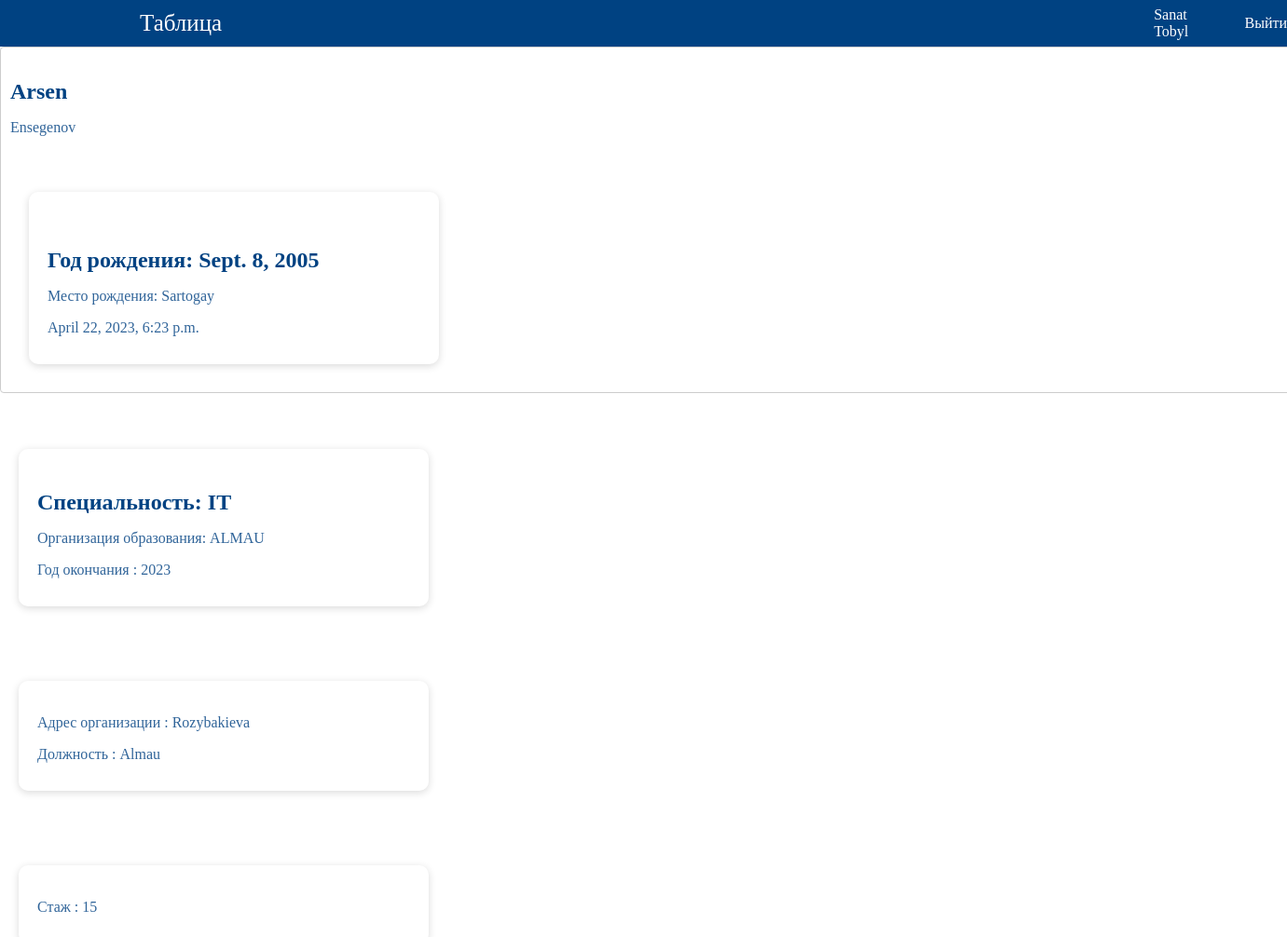
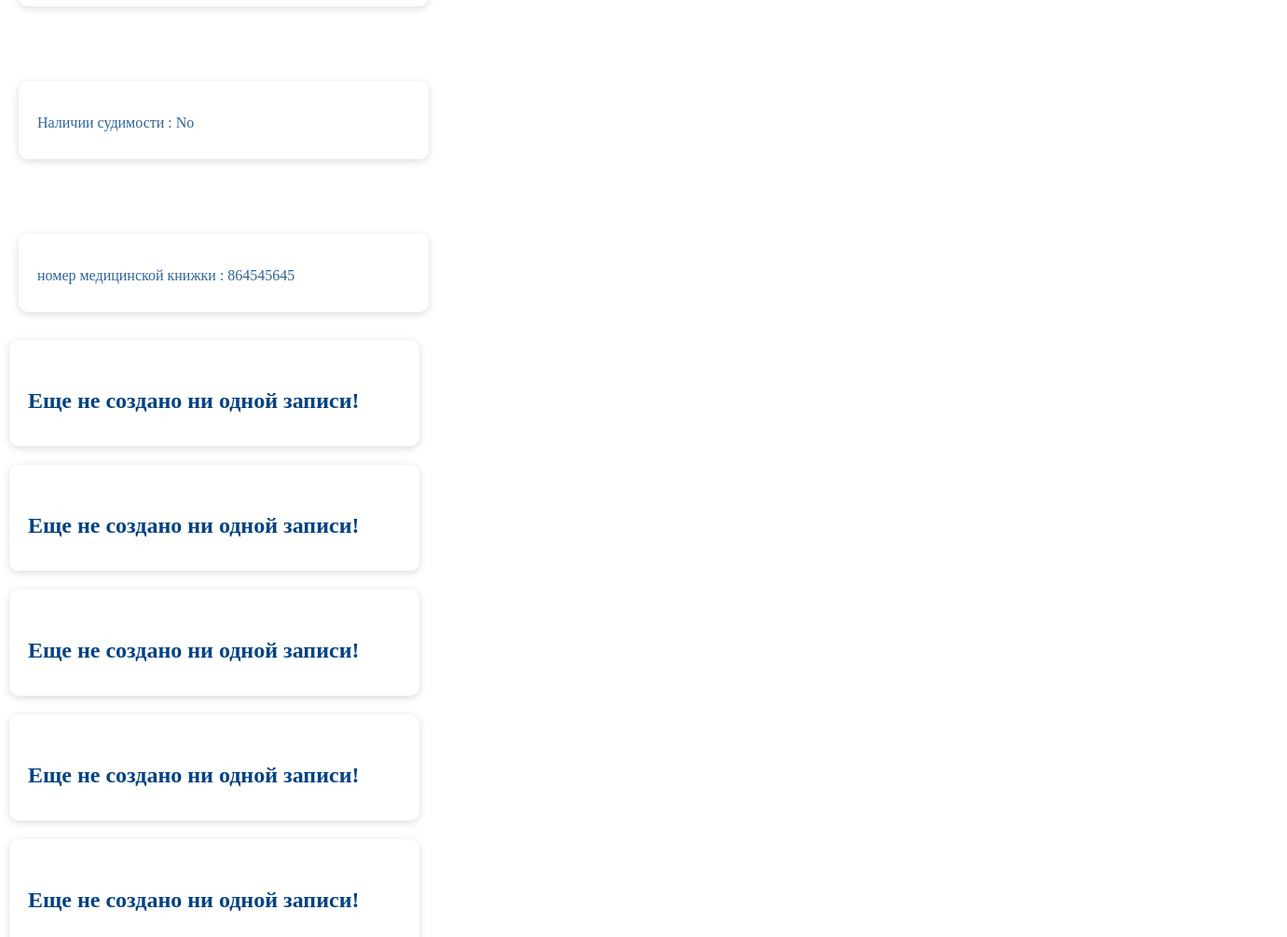
The page /info1/9/ (signed in) on the database its author committed (2 pictures, top to bottom).
### info1/models.py (models this page shows)
class User_name(models.Model):
    firstname = models.CharField(null=False, max_length=255)
    secondname = models.CharField(null=False, max_length=255, default='')
    created_at = models.DateTimeField(auto_now_add=True)
    owner = models.ForeignKey(User, on_delete=models.CASCADE, null=False, related_name='user_names')
    class Meta:
        verbose_name = 'User_name'
        verbose_name_plural = 'User_names'

class User_birth(models.Model):
    date_of_birth = models.DateField(null=True)
    place_of_birth = models.CharField(null=False, max_length=255)
    created_at = models.DateTimeField(auto_now_add=True, null=False)
    updated_at = models.DateTimeField(auto_now=True)
    user_name = models.ForeignKey(User_name, on_delete=models.CASCADE, null=False, related_name='user_births')
    class Meta:
        verbose_name = 'User_birth'
        verbose_name_plural = 'User_births'

class User_info(models.Model):
    specialization = models.CharField(null=False, max_length=255)
    orga_of_education =  models.CharField(null=False, max_length=255)
    year_of_graduation = models.IntegerField(null=False, default=False)
    user_name = models.ForeignKey(User_name, on_delete=models.CASCADE, null=False, related_name='user_infos')
    class Meta:
        verbose_name = 'User_info'
        verbose_name_plural = 'User_infos'

class User_work(models.Model):
    address = models.CharField(null=False, max_length=255)
    organization = models.CharField(null=False, max_length=255)
    user_name = models.OneToOneField(User_name, on_delete=models.CASCADE, null=False, related_name='user_works')
    class Meta:
        verbose_name = 'User_work'
        verbose_name_plural = 'User_works'

class Practice(models.Model):
    experience = models.IntegerField(null=False, default=False)
    user_name = models.OneToOneField(User_name, on_delete=models.CASCADE, null=False, related_name='practices')
    class Meta:
        verbose_name = 'Practice'
        verbose_name_plural = 'Practices'

class Criminal(models.Model):
    criminal_record = models.CharField(null=False, max_length=255)
    user_name = models.OneToOneField(User_name, on_delete=models.CASCADE, null=False, related_name='criminals')
    class Meta:
        verbose_name = 'Criminal'
        verbose_name_plural = 'Criminals'

class Medicine(models.Model):
    medicine_number = models.CharField(null=False,max_length=255)
    user_name = models.OneToOneField(User_name, on_delete=models.CASCADE, null=False, related_name='medicines')
    class Meta:
        verbose_name = 'Medicine'
        verbose_name_plural = 'Medicines'

### info1/views.py (the view)
# urls.py: path('info1/<int:pk>/', user_name_details, name='user_name_details'),
def user_name_details(request, pk):
    if request.user.is_authenticated:
        user_name = User_name.objects.get(id=pk)
        user_births = User_birth.objects.filter(user_name_id=pk).order_by('-created_at')
        user_infos = User_info.objects.filter(user_name_id=pk).order_by
        user_works = User_work.objects.filter(user_name_id=pk).order_by
        practices = Practice.objects.filter(user_name_id=pk).order_by
        criminals = Criminal.objects.filter(user_name_id=pk).order_by
        medicines = Medicine.objects.filter(user_name_id=pk).order_by
        masters = Master.objects.filter(user_name_id=pk).order_by
        doctors = Doctor.objects.filter(user_name_id=pk).order_by
        phds = Phd.objects.filter(user_name_id=pk).order_by
        professors = Professor.objects.filter(user_name_id=pk).order_by
        sports = Sport.objects.filter(user_name_id=pk).order_by
        subjects = Subject.objects.filter(user_name_id=pk).order_by
        form = CreateBirthForm()
        form1 = CreateInfoForm()
        form2 = CreateWorkForm()
        form3 = CreatePracticeForm()
        form4 = CreateCriminalForm()
        form5 = CreateMedicineForm()
        form6 = CreateMasterForm()
        form7 = CreateDoctorForm()
        form8 = CreatePhdForm()
        form9 = CreateProfessorForm()
        form10 = CreateSportForm()
        form11 = CreateSubjectForm()
        return render(request, 'info1/user-name-details.html', {'user_name': user_name, 'user_births':user_births, 'user_infos':user_infos, 'user_works':user_works, 'practices':practices,
             'criminals':criminals, 'medicines':medicines, 'masters':masters, 'doctors':doctors, 'phds':phds, 'professors':professors, 'sports':sports, 'subjects':subjects,
            'form':form, 'form1':form1, 'form2':form2,'form3':form3, 'form4':form4, 'form5':form5, 'form6':form6, 'form7':form7, 'form8':form8, 'form9':form9, 'form10':form10, 'form11':form11})
    else:
        return redirect('/auth/login/')

### info1/templates/info1/user-name-details.html (shortened to what this page needs)
<!DOCTYPE html>
<html lang="en">
<head>
</head>
<body>
  <div class="menu"  >
    <div class="menu1" >
      <div class="tab">Таблица</div>
          <div class="q">{{user.first_name}} {{user.last_name}}</div>
          <div style="margin-left: 50px;"><a class="q" aria-current="page" href="/auth/logout">Выйти</a></div>
    </div>
  </div>
  <div class="card-1">
    <div class="card+1">
      <div class="card-header">
        <div>
        <h3 class="card-title">{{user_name.firstname}}</h3>
        <p class="card-text">{{user_name.secondname}}</p>
      </div>
      </div>
    </div>
      {% if user_births|length %}
        <div class="card-group">
          {% for user_birth in user_births %}
            <div class="card">
              <div class="card-body">
                <h5 class="card-title">Год рождения: {{ user_birth.date_of_birth }}</h5>
                <p class="card-text">Место рождения: {{ user_birth.place_of_birth }}</p>
                <p class="card-text">{{ user_name.created_at }}</p>
              </div>
            </div>
          {% endfor %}
        </div>
      {% else %}
        <div class="card">
          <div class="card-body">
            <h4 class="card-title">Еще не создано ни одной записи!</h4>
          </div>
        </div>
      {% endif %}
    </div>
    {% if user_infos|length %}
                <div class="card-group">
                  {% for user_info in user_infos %}
                  <div class='card'>
                            <div class="card-body">
                                <p class="card-title">Специальность: {{ user_info.specialization }}</p>
                                <p class="card-text">Организация образования: {{ user_info.orga_of_education }}</p>
                                <p class="card-text">Год окончания : {{ user_info.year_of_graduation}}</p>
                            </div>
                    </div>
                    {% endfor %}
                </div>
      {% else %}
        <div class="card">
          <div class="card-body">
            <h4 class="card-title">Еще не создано ни одной записи!</h4>
          </div>
        </div>
      {% endif %}
      {% if user_works|length %}
       <div class="card-group">
          {% for user_work in user_works %}
                    <div class="card">
                        <div class="card-body">
                          <p class="card-text">Адрес организации : {{ user_work.address}}</p>
                          <p class="card-text">Должность : {{ user_work.organization}}</p>
                        </div>
                    </div>
            {% endfor %}
        </div>
      {% else %}
      <div class="card">
        <div class="card-body">
          <h4 class="card-title">Еще не создано ни одной записи!</h4>
        </div>
      </div>
    {% endif %}
    {% if practices|length %}
    <div class="card-group">
       {% for practice in practices %}
                 <div class="card">
                     <div class="card-body">
                       <p class="card-text">Стаж : {{ practice.experience}}</p>
                     </div>
                 </div>
         {% endfor %}
     </div>
   {% else %}
   <div class="card">
     <div class="card-body">
       <h4 class="card-title">Еще не создано ни одной записи!</h4>
     </div>
   </div>
 {% endif %}
    {% if criminals|length %}
       <div class="card-group">
          {% for criminal in criminals %}
                    <div class="card">
                        <div class="card-body">
                          <p class="card-text">Наличии судимости : {{ criminal.criminal_record}}</p>
                        </div>
                    </div>
            {% endfor %}
        </div>
      {% else %}
      <div class="card">
        <div class="card-body">
          <h4 class="card-title">Еще не создано ни одной записи!</h4>
        </div>
      </div>
    {% endif %}
    {% if medicines|length %}
    <div class="card-group">
       {% for medicine in medicines %}
                 <div class="card">
                     <div class="card-body">
                      <p class="card-text">номер медицинской книжки : {{ medicine.medicine_number}}</p>
                     </div>
                 </div>
         {% endfor %}
     </div>
   {% else %}
   <div class="card">
     <div class="card-body">
       <h4 class="card-title">Еще не создано ни одной записи!</h4>
     </div>
   </div>
 {% endif %}
    {% if masters|length %}
    <div class="card-group">
       {% for master in masters %}
                 <div class="card">
                     <div class="card-body">
                      <p class="card-text">Магистратура :{{ master.master_degree}}</p>
                     </div>
                           {% if user.id == user_name.owner.id %}
                                 <a href="/info1/{{user_name.id}}/delete_7" class="delete-btn btn btn-danger">Удалить</a>
                           {% endif %}
                 </div>
         {% endfor %}
     </div>
   {% else %}
   <div class="card">
     <div class="card-body">
       <h4 class="card-title">Еще не создано ни одной записи!</h4>
     </div>
   </div>
 {% endif %}
  {% if doctors|length %}
  <div class="card-group">
     {% for doctor in doctors %}
               <div class="card">
                   <div class="card-body">
                    <p class="card-text">Доктор по профилю : {{ doctor.doctor_profile}}</p>
                   </div>
                         {% if user.id == user_name.owner.id %}
                               <a href="/info1/{{user_name.id}}/delete_8" class="delete-btn btn btn-danger">Удалить</a>
                         {% endif %}
               </div>
       {% endfor %}
   </div>
 {% else %}
 <div class="card">
   <div class="card-body">
     <h4 class="card-title">Еще не создано ни одной записи!</h4>
   </div>
 </div>
{% endif %}
    {% if professors|length %}
    <div class="card-group">
       {% for professor in professors %}
                 <div class="card">
                     <div class="card-body">
                      <p class="card-text">Ассоциированный профессор : {{ professor.docent_professor}}</p>
                     </div>
                           {% if user.id == user_name.owner.id %}
                                 <a href="/info1/{{user_name.id}}/delete_10" class="delete-btn btn btn-danger">Удалить</a>
                           {% endif %}
                 </div>
         {% endfor %}
     </div>
   {% else %}
   <div class="card">
     <div class="card-body">
       <h4 class="card-title">Еще не создано ни одной записи!</h4>
     </div>
   </div>
 {% endif %}
  {% if sports|length %}
  <div class="card-group">
     {% for sport in sports %}
               <div class="card">
                   <div class="card-body">
                    <p class="card-text">Заслуженный тренер : {{ sport.sport_degree}}</p>
                   </div>
                         {% if user.id == user_name.owner.id %}
                               <a href="/info1/{{user_name.id}}/delete_11" class="delete-btn btn btn-danger">Удалить</a>
                         {% endif %}
               </div>
       {% endfor %}
   </div>
 {% else %}
 <div class="card">
   <div class="card-body">
     <h4 class="card-title">Еще не создано ни одной записи!</h4>
   </div>
 </div>
{% endif %}
  {% if subjects|length %}
  <div class="card-group">
     {% for subject in subjects %}
               <div class="card">
                   <div class="card-body">
                    <p class="card-text"> Преподаваемая дисциплина : {{ subject.subject_of_teaching}}</p>
                   </div>
                         {% if user.id == user_name.owner.id %}
                               <a href="/info1/{{user_name.id}}/delete_12" class="delete-btn btn btn-danger">Удалить</a>
                         {% endif %}
               </div>
       {% endfor %}
   </div>
 {% else %}
 <div class="card">
   <div class="card-body">
     <h4 class="card-title">Еще не создано ни одной записи!</h4>
   </div>
 </div>
{% endif %}
</body>
</html>

### info1/templates/info1/user-name-details.html (style rules this page uses)
body { margin: 0; }
.tab { color: #fff; margin-left: 150px; margin-right: 1000px; font-size: 25px; }
.menu { background-color: #004282; }
.menu1 { display: flex; align-items: center; height: 50px; }
.q { color: #fff; text-decoration: none; }
.card-1 { width: 100%; border: 1px solid #ccc; border-radius: 4px; padding: 10px; margin-bottom: 20px; }
.card-group { display: flex; flex-wrap: wrap; justify-content: space-between; margin: 0 -10px; margin-top: 50px; margin-left: 10px; }
.card { width: calc(33.33% - 20px); margin: 0 10px 20px; box-shadow: 0px 2px 8px rgba(0, 0, 0, 0.15); border-radius: 10px; overflow: hidden; transition: transform 0.2s ease-in-out; margin-top: 10px; }
.card-body { padding: 20px; }
.card-title { margin-bottom: 15px; font-size: 24px; font-weight: 600; color: #004282; }
.card-text { margin-bottom: 10px; font-size: 16px; color: #004182d0; }

### rows shown on the page
User_name: firstname "Arsen", secondname "Ensegenov", created_at "April 22, 2023, 6:23 p.m."
User_birth: date_of_birth "Sept. 8, 2005", place_of_birth "Sartogay"
User_info: specialization "IT", orga_of_education "ALMAU", year_of_graduation "2023"
User_work: address "Rozybakieva", organization "Almau"
Practice: experience "15"
Criminal: criminal_record "No"
Medicine: medicine_number "864545645"

### other values the page prints
{{ user.first_name }} "Sanat"
{{ user.last_name }} "Tobyl"
